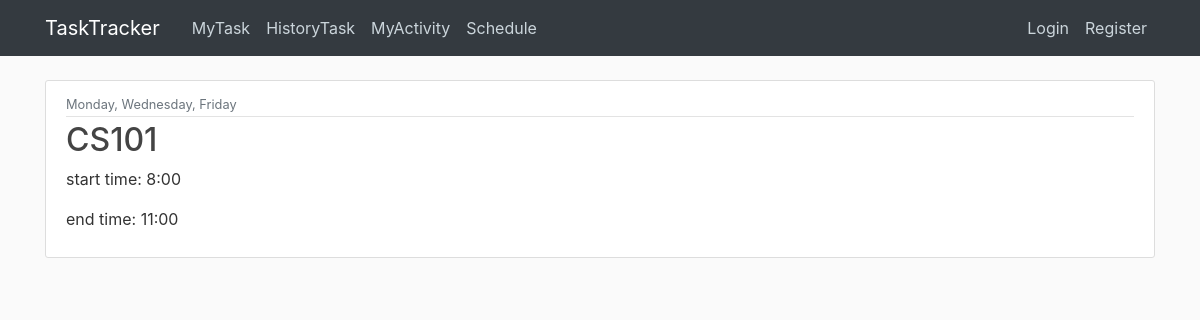
Screenshot of /activity/3/ with the database file from the repository.
### main/models.py (models this page shows, shortened)
class Activity(models.Model):
    MY_CHOICES = (
        ('Mon', 'Monday'),
        ('Tue', 'Tuesday'),
        ('Wed', 'Wednesday'),
        ('Thu', 'Thursday'),
        ('Fri', 'Friday'),
        ('Sat', 'Saturday'),
        ('Sun', 'Sunday'),
    )
    activityname= models.CharField(max_length=100)
    starttime= models.PositiveIntegerField(default=7,validators=[MinValueValidator(7), MaxValueValidator(18)])
    endtime= models.PositiveIntegerField(default=8,validators=[MinValueValidator(8), MaxValueValidator(19)])
    repeat = MultiSelectField(choices=MY_CHOICES)
    activityuser =models.ForeignKey(User, on_delete=models.CASCADE)
    objects = activitymanager()

### main/views.py (the view)
# urls.py: path('activity/<int:pk>/', ActivityDetailView.as_view(),name='activity-detail'),
class ActivityDetailView(DetailView):
    model = Activity

### main/managers.py (called while the page is built)
    def get_queryset(self):
        return PostQuerySet(self.model, using =self._db)

### main/templates/main/activity_detail.html (shortened to what this page needs)
{% extends "main/base.html" %}
{% block content %}
<article class="media content-section">
  <div class="media-body">
    <div class="article-metadata">
      <small class="text-muted">{{ activity.repeat }}</small>
    </div>
    <h2 class="article-title">{{ object.activityname }}</h2>
    <p class="article-content">start time: {{ object.starttime }}:00</p>
    <p class="article-content">end time: {{ object.endtime }}:00</p>
  </div>
</article>
{% endblock content %}

### main/static/main/main.css (style rules this page uses)
body { background: #fafafa; color: #333333; margin-top: 5rem; }
h1, h2, h3, h4, h5, h6 { color: #444444; }
.content-section { background: #ffffff; padding: 10px 20px; border: 1px solid #dddddd; border-radius: 3px; margin-bottom: 20px; }
.article-title { color: #444444; }
.article-content { white-space: pre-line; }
.article-metadata { padding-bottom: 1px; margin-bottom: 4px; border-bottom: 1px solid #e3e3e3 }

### rows the page displays
Activity: repeat "Monday, Wednesday, Friday", activityname "CS101", starttime "8", endtime "11"
